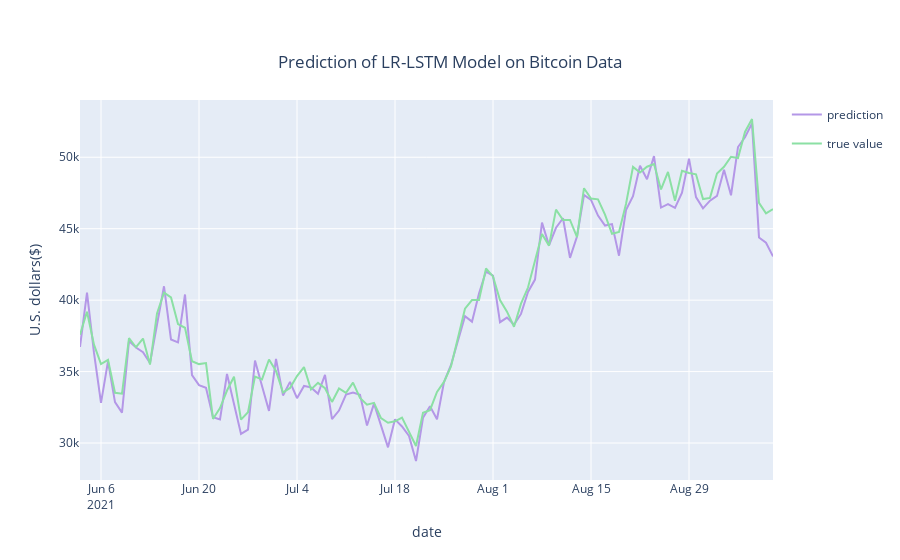

Notebook source saved alongside this figure:
### Code cell
fig2 = go.Figure()
fig2.add_trace(Scatter(
    x=tmp.index[-100:],
    y=tmp['prediction1'][-100:],
    legendgroup='group0',
    mode='lines',
    name='prediction',
    marker=dict(color='rgb(180, 151, 231)')
))
fig2.add_trace(Scatter(
    x=tmp.index[-100:],
    y=tmp['bitcoinValue'][-100:],
    legendgroup='group1',
    mode='lines',
    name='true value',
    marker=dict(color='rgb(139, 224, 164)')
))
fig2.update_layout(title={'text':'Prediction of LR-LSTM Model on Bitcoin Data','y' : 0.9,'x' : 0.5,  },
    xaxis_title='date',
    yaxis_title='U.S. dollars($)',
)
fig2.show()
